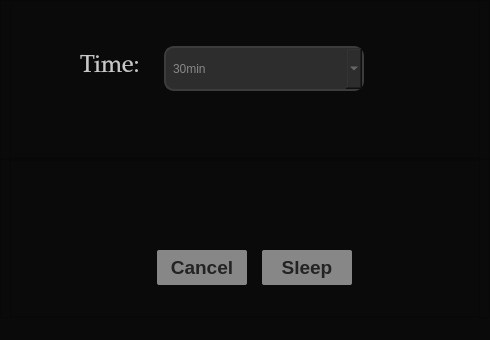
<?xml version="1.0" encoding="UTF-8"?>
<ui version="4.0">
 <class>MainWindow</class>
 <widget class="QMainWindow" name="MainWindow">
  <property name="geometry">
   <rect>
    <x>0</x>
    <y>0</y>
    <width>490</width>
    <height>340</height>
   </rect>
  </property>
  <property name="minimumSize">
   <size>
    <width>490</width>
    <height>340</height>
   </size>
  </property>
  <property name="maximumSize">
   <size>
    <width>490</width>
    <height>340</height>
   </size>
  </property>
  <property name="windowTitle">
   <string>MainWindow</string>
  </property>
  <property name="styleSheet">
   <string notr="true">background-color: rgb(10, 10, 10);</string>
  </property>
  <widget class="QWidget" name="centralwidget">
   <layout class="QVBoxLayout" name="verticalLayout">
    <property name="spacing">
     <number>0</number>
    </property>
    <property name="leftMargin">
     <number>0</number>
    </property>
    <property name="topMargin">
     <number>0</number>
    </property>
    <property name="rightMargin">
     <number>0</number>
    </property>
    <property name="bottomMargin">
     <number>0</number>
    </property>
    <item>
     <widget class="QFrame" name="UpFrame">
      <property name="frameShape">
       <enum>QFrame::StyledPanel</enum>
      </property>
      <property name="frameShadow">
       <enum>QFrame::Raised</enum>
      </property>
      <layout class="QHBoxLayout" name="horizontalLayout">
       <property name="spacing">
        <number>0</number>
       </property>
       <property name="leftMargin">
        <number>0</number>
       </property>
       <property name="topMargin">
        <number>0</number>
       </property>
       <property name="rightMargin">
        <number>0</number>
       </property>
       <property name="bottomMargin">
        <number>0</number>
       </property>
       <item>
        <widget class="QFrame" name="ControlFrame">
         <property name="maximumSize">
          <size>
           <width>470</width>
           <height>300</height>
          </size>
         </property>
         <property name="frameShape">
          <enum>QFrame::StyledPanel</enum>
         </property>
         <property name="frameShadow">
          <enum>QFrame::Raised</enum>
         </property>
         <widget class="QLabel" name="label">
          <property name="geometry">
           <rect>
            <x>70</x>
            <y>45</y>
            <width>80</width>
            <height>40</height>
           </rect>
          </property>
          <property name="maximumSize">
           <size>
            <width>80</width>
            <height>16777215</height>
           </size>
          </property>
          <property name="font">
           <font>
            <family>Palatino Linotype</family>
            <pointsize>18</pointsize>
           </font>
          </property>
          <property name="styleSheet">
           <string notr="true">color: rgb(200, 200, 200);</string>
          </property>
          <property name="text">
           <string>Time:</string>
          </property>
         </widget>
         <widget class="QLabel" name="error_label">
          <property name="geometry">
           <rect>
            <x>154</x>
            <y>92</y>
            <width>200</width>
            <height>21</height>
           </rect>
          </property>
          <property name="styleSheet">
           <string notr="true">color: rgb(200, 200, 200);
padding: 5px;</string>
          </property>
          <property name="text">
           <string/>
          </property>
         </widget>
         <widget class="QComboBox" name="input_comboBox">
          <property name="geometry">
           <rect>
            <x>154</x>
            <y>45</y>
            <width>200</width>
            <height>45</height>
           </rect>
          </property>
          <property name="maximumSize">
           <size>
            <width>200</width>
            <height>45</height>
           </size>
          </property>
          <property name="font">
           <font>
            <family>Segoe UI</family>
            <pointsize>16</pointsize>
           </font>
          </property>
          <property name="styleSheet">
           <string notr="true">QComboBox{
	background-color: rgb(45, 45, 45);
	border: 2px solid rgb(60, 60, 60);
	border-radius: 10px;
	color: rgb(135, 135, 135);
	padding: 5px
}

QComboBox:hover{
	background-color: rgb(65, 65, 65);
	border: 2px solid rgb(85, 85, 85);
	color: rgb(135, 135, 135);
}

QComboBox:focus{
	background-color: rgb(85, 85, 85);
	border: 2px solid rgb(255, 255, 0);
	color: rgb(135, 135, 135);
}</string>
          </property>
          <property name="editable">
           <bool>true</bool>
          </property>
          <property name="currentText">
           <string>30min</string>
          </property>
          <item>
           <property name="text">
            <string>30min</string>
           </property>
          </item>
          <item>
           <property name="text">
            <string>1h00</string>
           </property>
          </item>
          <item>
           <property name="text">
            <string>1h30</string>
           </property>
          </item>
          <item>
           <property name="text">
            <string>2h00</string>
           </property>
          </item>
          <item>
           <property name="text">
            <string>2h30</string>
           </property>
          </item>
          <item>
           <property name="text">
            <string>3h00</string>
           </property>
          </item>
         </widget>
        </widget>
       </item>
      </layout>
     </widget>
    </item>
    <item>
     <widget class="QFrame" name="DownFrame">
      <property name="frameShape">
       <enum>QFrame::StyledPanel</enum>
      </property>
      <property name="frameShadow">
       <enum>QFrame::Raised</enum>
      </property>
      <layout class="QHBoxLayout" name="horizontalLayout_2">
       <property name="spacing">
        <number>0</number>
       </property>
       <property name="leftMargin">
        <number>0</number>
       </property>
       <property name="topMargin">
        <number>0</number>
       </property>
       <property name="rightMargin">
        <number>0</number>
       </property>
       <property name="bottomMargin">
        <number>0</number>
       </property>
       <item>
        <widget class="QFrame" name="buttons_frame">
         <property name="maximumSize">
          <size>
           <width>470</width>
           <height>300</height>
          </size>
         </property>
         <property name="frameShape">
          <enum>QFrame::StyledPanel</enum>
         </property>
         <property name="frameShadow">
          <enum>QFrame::Raised</enum>
         </property>
         <widget class="QPushButton" name="sleep_pushButton">
          <property name="geometry">
           <rect>
            <x>252</x>
            <y>90</y>
            <width>90</width>
            <height>35</height>
           </rect>
          </property>
          <property name="font">
           <font>
            <family>Segoe UI</family>
            <pointsize>14</pointsize>
            <weight>75</weight>
            <bold>true</bold>
           </font>
          </property>
          <property name="styleSheet">
           <string notr="true">QPushButton{
	background-color: rgb(135, 135, 135);
	color: rgb(35, 35, 35);
	border-radius: 2px;
}
QPushButton:hover{
	background-color: rgb(150, 150, 150);
}
QPushButton:focus{
	color: rgb(233, 241, 0);
}</string>
          </property>
          <property name="text">
           <string>Sleep</string>
          </property>
         </widget>
         <widget class="QPushButton" name="cancel_pushButton_2">
          <property name="geometry">
           <rect>
            <x>147</x>
            <y>90</y>
            <width>90</width>
            <height>35</height>
           </rect>
          </property>
          <property name="font">
           <font>
            <family>Segoe UI</family>
            <pointsize>14</pointsize>
            <weight>75</weight>
            <bold>true</bold>
           </font>
          </property>
          <property name="styleSheet">
           <string notr="true">QPushButton{
	background-color: rgb(135, 135, 135);
	color: rgb(35, 35, 35);
	border-radius: 2px;
}
QPushButton:hover{
	background-color: rgb(150, 150, 150);
}
QPushButton:focus{
	color: rgb(233, 241, 0);
}</string>
          </property>
          <property name="text">
           <string>Cancel</string>
          </property>
         </widget>
        </widget>
       </item>
      </layout>
     </widget>
    </item>
   </layout>
  </widget>
  <widget class="QMenuBar" name="menubar">
   <property name="geometry">
    <rect>
     <x>0</x>
     <y>0</y>
     <width>490</width>
     <height>22</height>
    </rect>
   </property>
  </widget>
  <widget class="QStatusBar" name="statusbar"/>
 </widget>
 <resources/>
 <connections/>
</ui>
